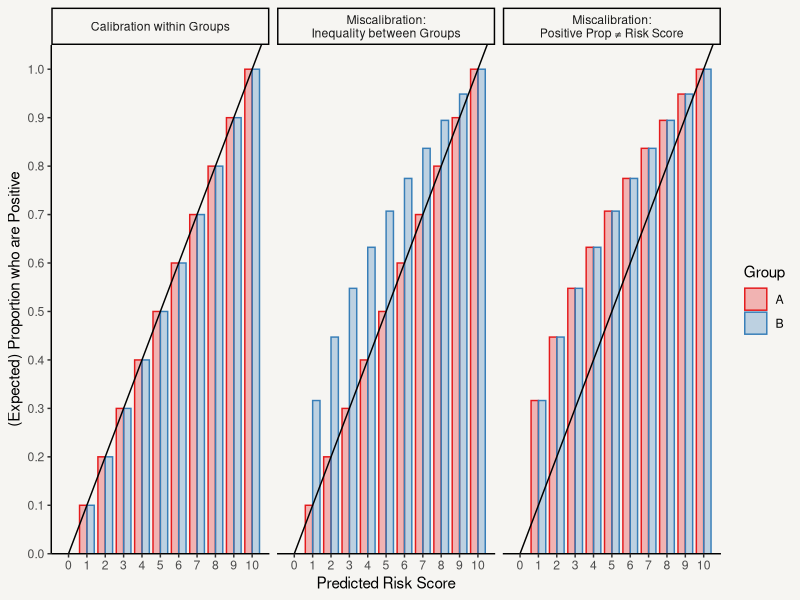

Write R code to recreate this figure.
## ---- chunk 1
#| echo: false
#| message: false
#| warning: false
#| out-width: 100%
#| label: fig-calibration-ex
#| fig-cap: 'ADD'
library(tidyverse)
library(patchwork)

calibrated_pseudodata <- data.frame(score = rep(seq(0,10,1), 2),
                                    pos_prop = rep(seq(0,1,0.1), 2),
                                    group = c(rep('A', 11), rep('B', 11))) |>
  mutate(type = 'Calibration within Groups')

miscalibrated_psuedodata1 <- data.frame(score = rep(seq(0,10,1), 2),
                                    pos_prop = c(seq(0,1,0.1), sqrt(seq(0,1,0.1))),
                                    group = c(rep('A', 11), rep('B', 11))) |>
  mutate(type = 'Miscalibration:\nInequality between Groups')

miscalibrated_psuedodata2 <- data.frame(score = rep(seq(0,10,1), 2),
                                    pos_prop = rep(sqrt(seq(0,1,0.1)), 2),
                                    group = c(rep('A', 11), rep('B', 11))) |>
  mutate(type = 'Miscalibration:\nPositive Prop ≠ Risk Score')

pseudodata <- rbind(calibrated_pseudodata, miscalibrated_psuedodata1, miscalibrated_psuedodata2)

pseudodata |>
  ggplot(aes(x = score, y = pos_prop,
             color = group, fill = group))+
  geom_col(position = 'dodge', width = 0.8, alpha = 0.3)+
  geom_abline(intercept = 0, slope = 0.1)+
  scale_x_continuous(breaks = seq(0,10,1))+
  scale_y_continuous(breaks = seq(0,1,0.1), expand = c(0,0,0,0.05))+
  scale_fill_brewer(palette = 'Set1')+
  scale_color_brewer(palette = 'Set1')+
  labs(x = 'Predicted Risk Score', y = '(Expected) Proportion who are Positive',
       color = 'Group', fill = 'Group')+
  facet_wrap(~type)+
  theme_classic()+
  theme(panel.background = element_rect(fill='#f6f5f2'),
        plot.background = element_rect(fill='#f6f5f2', color = NA),
        legend.background = element_rect(fill='#f6f5f2'),
        legend.box.background = element_rect(fill='#f6f5f2', color = NA),
        strip.background = element_rect(fill='#f6f5f2'))
